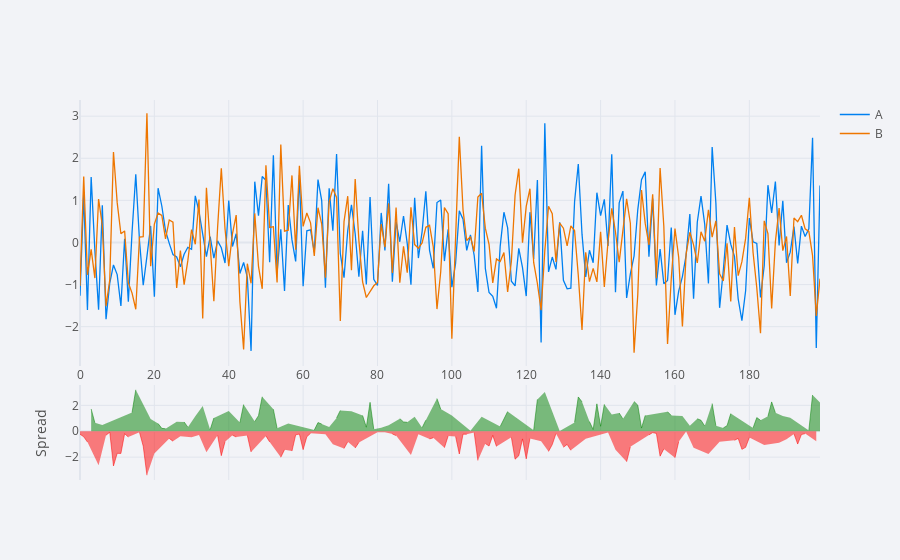

The code cell stored with this chart in its notebook:
### Code cell
df[['A','B']].iplot(kind='spread');

### Figure 1 — Plotly figure (JSON) as saved in the notebook; plotly's stock layout.template omitted (floating-point values rounded to 4 significant figures; data arrays with more than 128 entries replaced by an {"elided": "..."} marker saying what was removed)
{"data": [{"line": {"color": "rgba(0, 128, 240, 1.0)", "dash": "solid", "shape": "linear", "width": 1.3}, "mode": "lines", "name": "A", "text": "", "type": "scatter", "x": {"elided": "200 int values"}, "y": {"elided": "200 float values"}}, {"line": {"color": "rgba(238, 118, 0, 1.0)", "dash": "solid", "shape": "linear", "width": 1.3}, "mode": "lines", "name": "B", "text": "", "type": "scatter", "x": {"elided": "200 int values"}, "y": {"elided": "200 float values"}}, {"connectgaps": false, "fill": "tozeroy", "line": {"color": "green", "dash": "solid", "shape": "linear", "width": 0.5}, "mode": "lines", "name": "Spread", "showlegend": false, "type": "scatter", "x": {"elided": "200 int values"}, "xaxis": "x2", "y": {"elided": "200 mixed values"}, "yaxis": "y2"}, {"connectgaps": false, "fill": "tozeroy", "line": {"color": "red", "dash": "solid", "shape": "linear", "width": 0.5}, "mode": "lines", "name": "Spread", "showlegend": false, "type": "scatter", "x": {"elided": "200 int values"}, "xaxis": "x2", "y": {"elided": "200 mixed values"}, "yaxis": "y2"}], "layout": {"hovermode": "x", "legend": {"bgcolor": "#F2F3F7", "font": {"color": "#505050"}}, "paper_bgcolor": "#F2F3F7", "plot_bgcolor": "#F2F3F7", "title": {"font": {"color": "#484848"}}, "xaxis": {"gridcolor": "#E1E5ED", "showgrid": true, "tickfont": {"color": "#505050"}, "title": {"font": {"color": "#505050"}, "text": ""}, "zerolinecolor": "#E1E5ED"}, "xaxis2": {"anchor": "y2", "gridcolor": "#E1E5ED", "showgrid": true, "showticklabels": false, "tickfont": {"color": "#505050"}, "title": {"font": {"color": "#505050"}, "text": ""}, "zerolinecolor": "#E1E5ED"}, "yaxis": {"domain": [0.3, 1], "gridcolor": "#E1E5ED", "showgrid": true, "tickfont": {"color": "#505050"}, "title": {"font": {"color": "#505050"}, "text": ""}, "zerolinecolor": "#E1E5ED"}, "yaxis2": {"domain": [0, 0.25], "gridcolor": "#E1E5ED", "showgrid": true, "tickfont": {"color": "#505050"}, "title": {"font": {"color": "#505050"}, "text": "Spread"}, "zerolinecolor": "#E1E5ED"}}}
